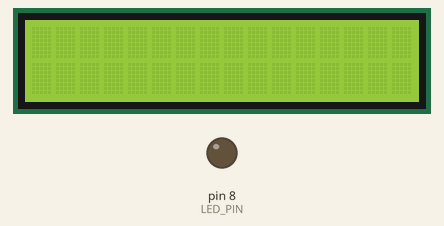
Recording of a sketch running on a simulated Arduino Uno, built with avr-gcc and run on an emulated ATmega328P. Shown: 16×2 character LCD, output pins drawn as LEDs (lit = HIGH). Random numbers use the default seed unless the sketch sets one.

Above: at 0.29 s.
Timing chart, 0 to 2.0 s (numbered marks = the images above):
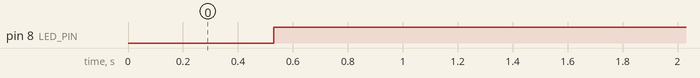

Measured:
- by itself, pin 8 (LED_PIN): LOW → HIGH at 0.53 s

The sketch:

sketch_nov17a.ino
```cpp
#include <LiquidCrystal.h>
LiquidCrystal lcd(7, 6, 5, 4, 3, 2);


long start_time = 0;
int state = 0;

#define BEFORE_ACTIVE_STATE 0
#define BEFORE_BUTTON_STATE 1
#define WAIT_FOR_BUTTON_STATE 2

#define LED_PIN 8
#define BUTTON_PIN 7

void setup() {
  Serial.begin(9600);
  lcd.begin(16, 2);
  randomSeed(analogRead(0));
  pinMode(LED_PIN, OUTPUT);
  pinMode(BUTTON_PIN, INPUT);
  digitalWrite(LED_PIN, LOW);
}


void loop() {
  if (state == BEFORE_ACTIVE_STATE) {
    int rand_number = random(20000);
    if (rand_number == 1){
      digitalWrite(LED_PIN, HIGH);
      start_time = millis();
      state = WAIT_FOR_BUTTON_STATE;
    }
  }

  if (state == WAIT_FOR_BUTTON_STATE){
    int button = digitalRead(BUTTON_PIN);
    if (button == HIGH){
      digitalWrite(LED_PIN, LOW);

      long duration = millis() - start_time;
      lcd.print(duration);
      delay(10000);
      lcd.clear();
      lcd.print("Get ready !");
      delay(1000);
      lcd.clear();
      state = BEFORE_ACTIVE_STATE;
    }
  }

}
```
